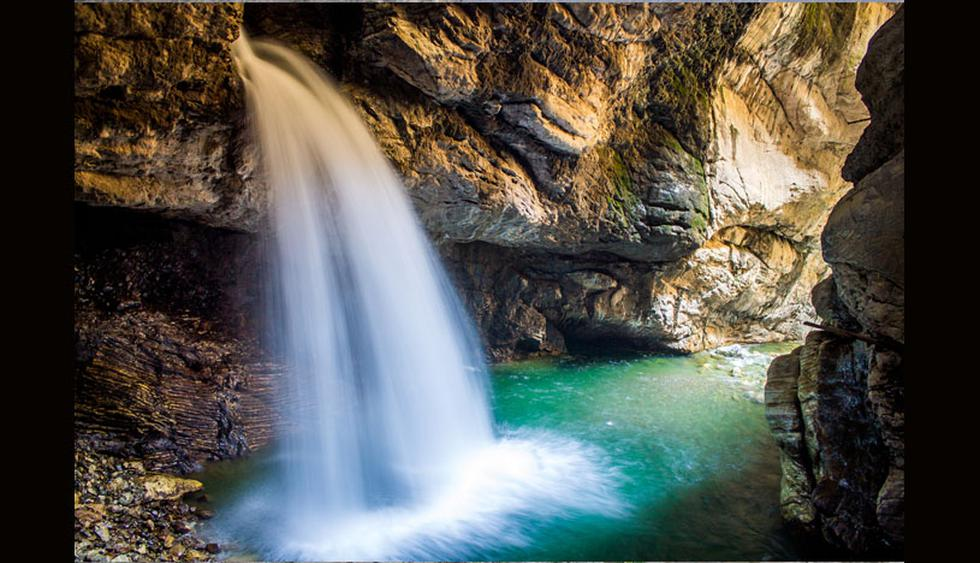
#> input picture CICLO-VII/IA/Parte_practica/semana12/autisha.jpg, 980 x 563 px
$ jupyter execute '10_OCV_Aritmética_de_Imágenes.ipynb'
#> lines starting #> are read from the running program, lines starting #| are printed output that depends on the picture
Importar paquetes y librerias

[cell 1]
import matplotlib.pyplot as plt
import numpy as np
import cv2

Función para mostrar una imagen con imshow() de pyplot

[cell 2]
def mostrar_imagen(title, imagen):
  imagen = cv2.cvtColor(imagen,cv2.COLOR_BGR2RGB)
  plt.imshow(imagen)
  plt.title(title)
  plt.grid(False)
  plt.show()

Aritmética de imágenes con OpenCV

[cell 3]
args = {
    "imagen" :"autisha.jpg"
}

Las imágenes son matrices NumPy almacenadas como enteros de 8 bits sin signo (uint8) con valores en el rango [0, 255]; al usar las funciones de suma / resta en OpenCV, estos valores se recortarán a este rango, incluso si caen fuera del rango [0, 255] después de aplicar la operación

[cell 4]
suma = cv2.add(np.uint8([200]), np.uint8([100]))
resta = cv2.subtract(np.uint8([50]), np.uint8([100]))
print("suma: {}".format(suma))
print("resta: {}".format(resta))

El uso de operaciones aritméticas NumPy (en lugar de operaciones OpenCV) dará como resultado el módulo(resto)
 en lugar de ser recortado al rango [0, 255]

[cell 5]
suma = np.uint8([200]) + np.uint8([57])
resta = np.uint8([50]) - np.uint8([51])
print("resultado suma: {}".format(suma))
print("resultado resta: {}".format(resta))

Cargar la imagen de entrada original y mostrarla en nuestra pantalla

[cell 6]
imagen = cv2.imread(args["imagen"])
#> imagen is the input picture: shape (563, 980, 3); mean B, G, R 77.8, 84.2, 84.7
mostrar_imagen("Original",imagen)

[cell 7]
imagen.shape
#> Out = (563, 980, 3)

[cell 8]
np.ones((3,2),dtype='uint8')*100

[cell 9]
M = np.ones(imagen.shape, dtype="uint8") * 200
sumado = cv2.add(imagen, M)
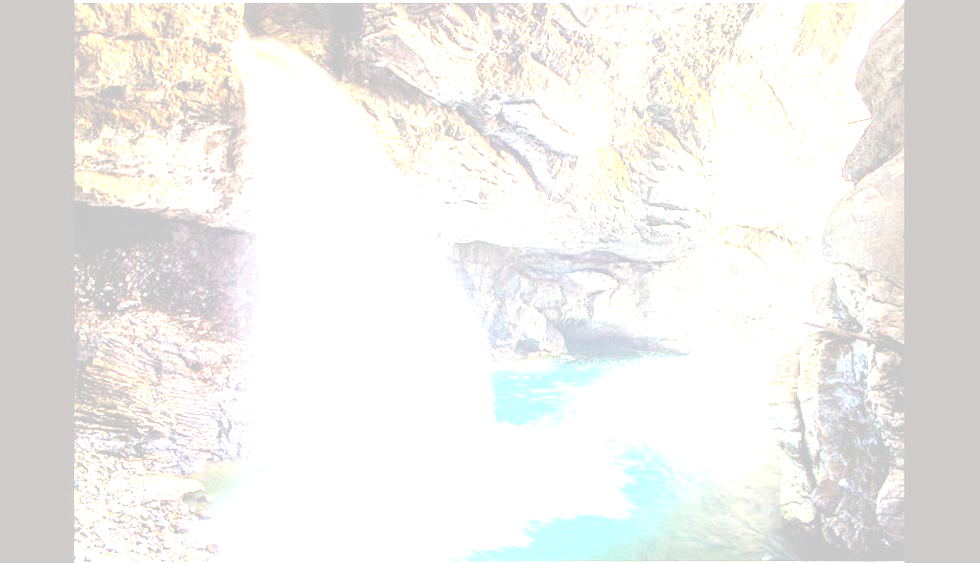
#> sumado: shape (563, 980, 3); mean B, G, R 235.3, 238.1, 239.3
mostrar_imagen("Más claro", sumado)

[cell 10]
M = np.ones(imagen.shape, dtype="uint8") * 200
restado = cv2.subtract(imagen, M)
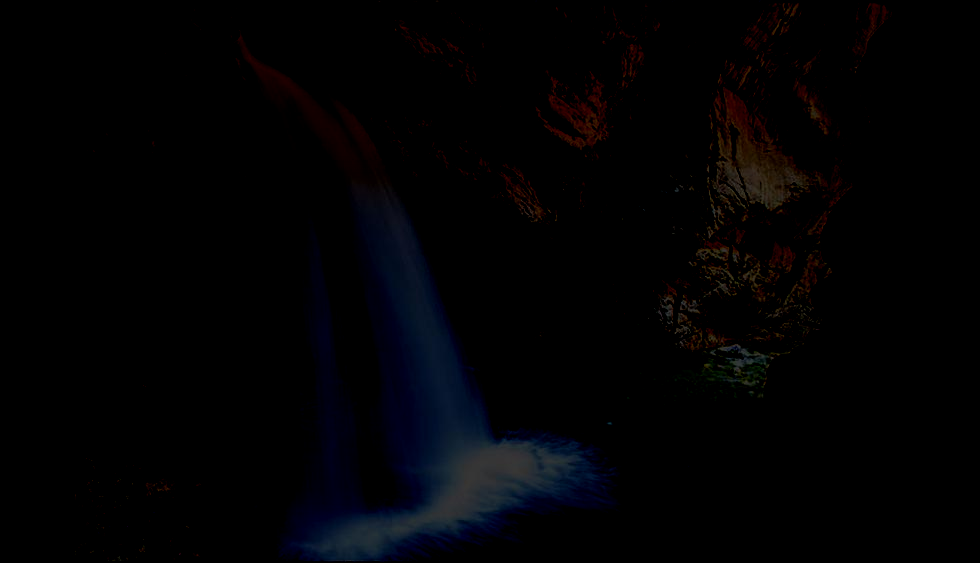
#> restado: shape (563, 980, 3); mean B, G, R 3.5, 1.9, 2.1
mostrar_imagen("Más Oscuro", restado)

[cell 11]
M = np.ones(imagen.shape, dtype="uint8") * 200
sumado = imagen + M
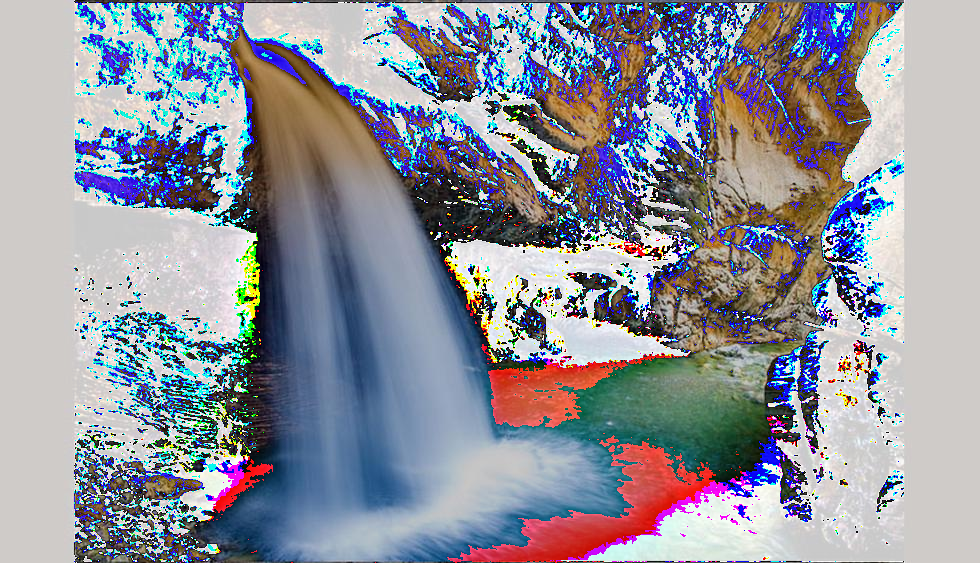
#> sumado: shape (563, 980, 3); mean B, G, R 156, 145.9, 143.5
mostrar_imagen("Módulo", sumado)

[cell 12]
M = np.ones(imagen.shape, dtype="uint8") * 100
restado = imagen - M
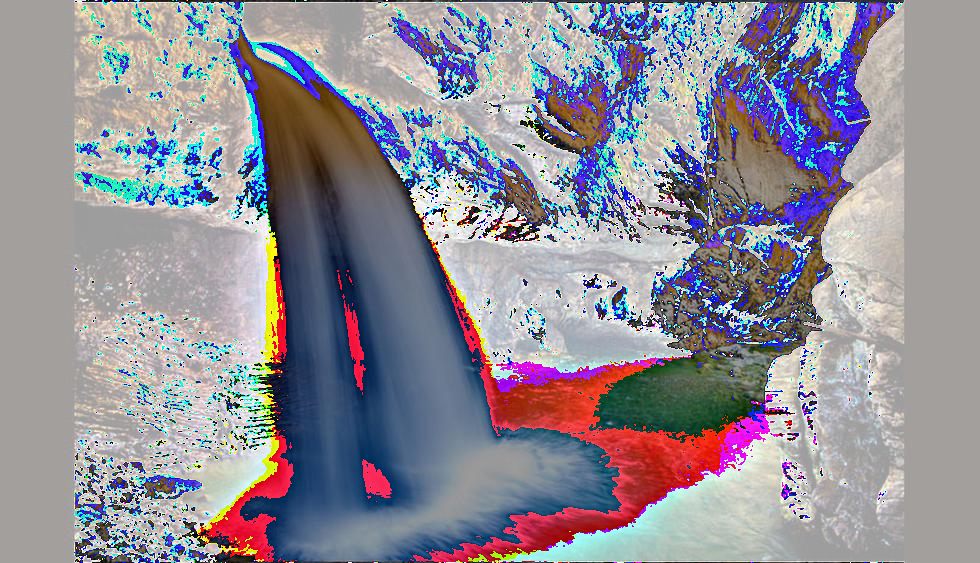
#> restado: shape (563, 980, 3); mean B, G, R 151.4, 142.1, 145
mostrar_imagen("Módulo", restado)

$ run again, with CICLO-VII/IA/Parte_practica/semana12/golden.jpeg copied over CICLO-VII/IA/Parte_practica/semana12/autisha.jpg
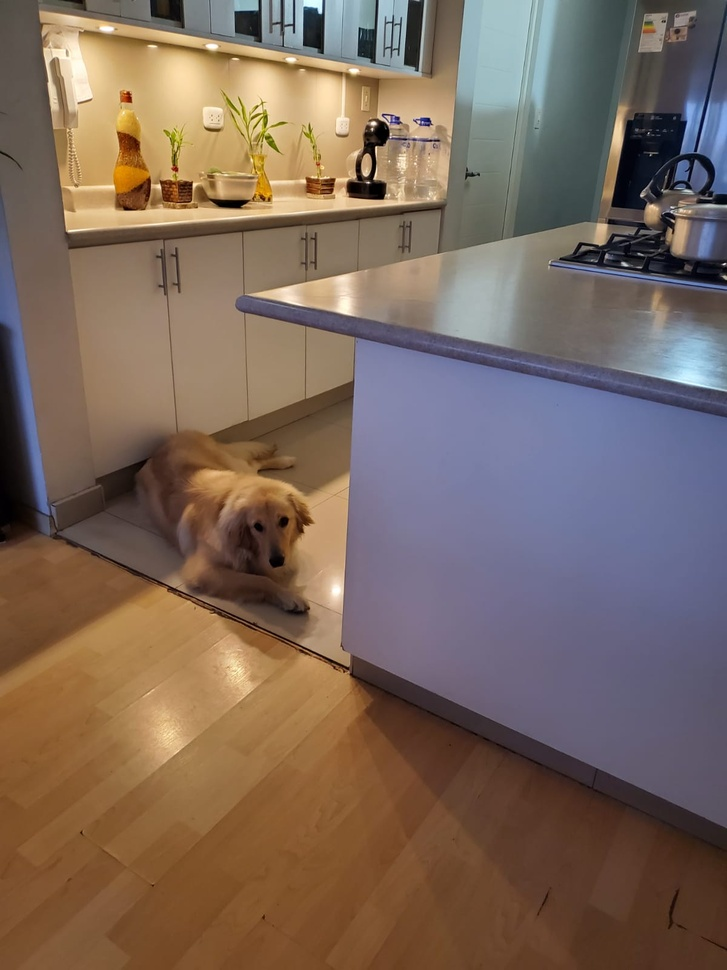
#> input picture CICLO-VII/IA/Parte_practica/semana12/golden.jpeg, 727 x 970 px, shrunk from 1200 x 1600 before the run
#> imagen is the input picture: shape (970, 727, 3); mean B, G, R 92.3, 104.1, 123.1
#> `sumado = imagen + M`:
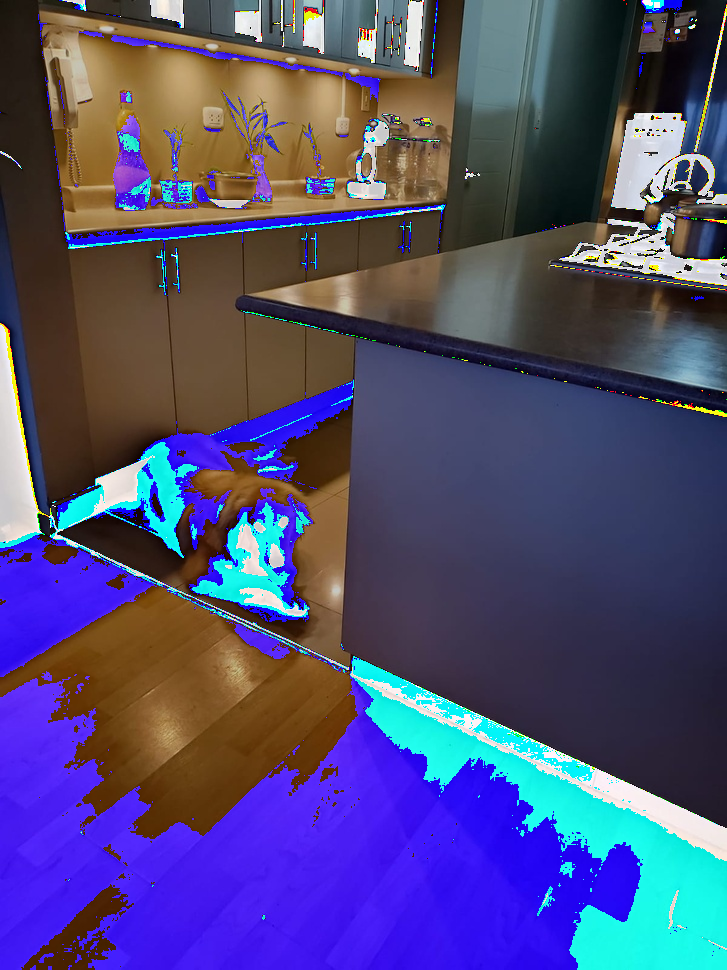
#> sumado: shape (970, 727, 3); mean B, G, R 116.5, 75.6, 79.2
#> `restado = imagen - M`:
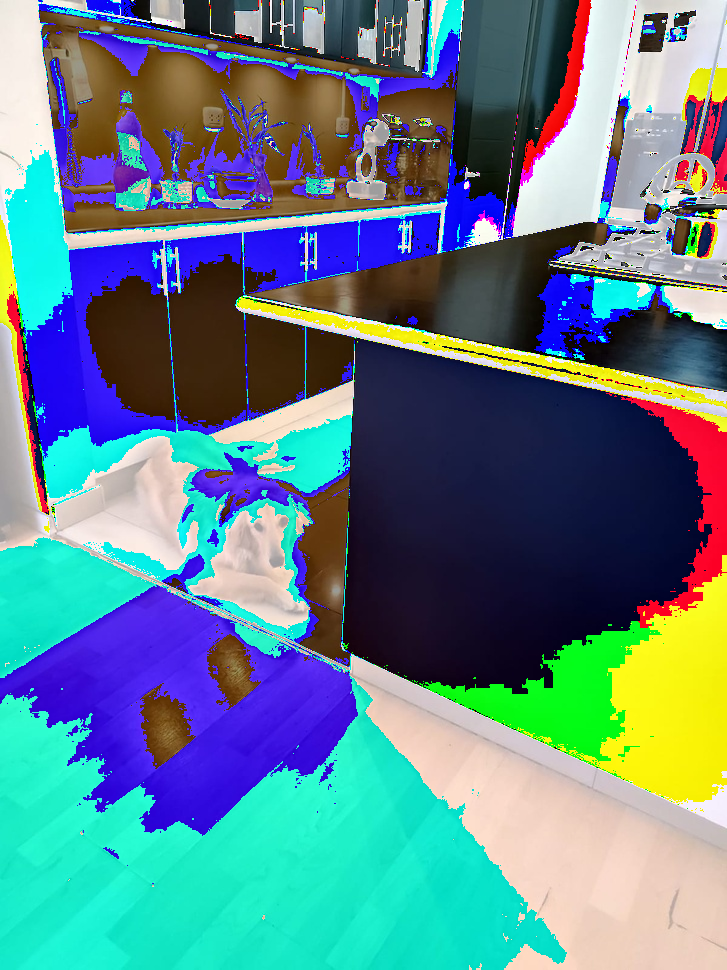
#> restado: shape (970, 727, 3); mean B, G, R 138.1, 128.3, 93.7
